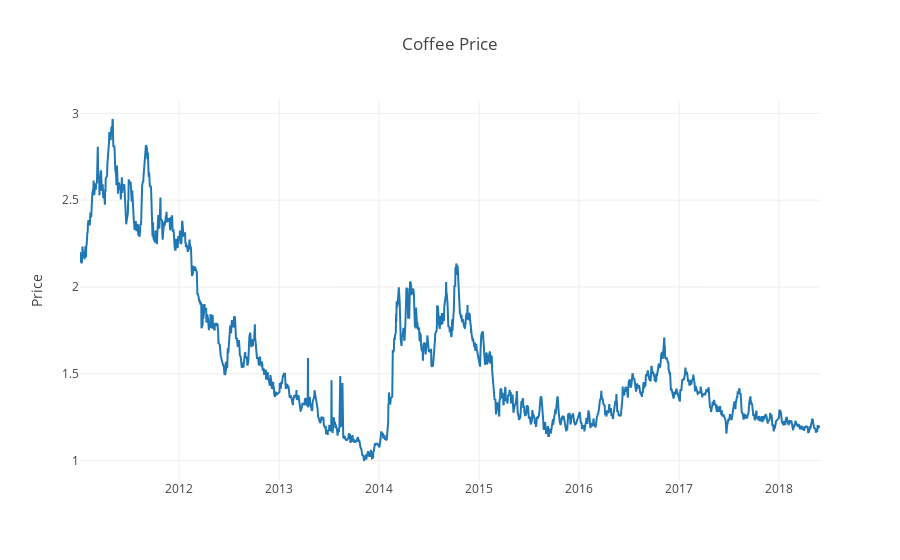

The cell this chart's notebook holds for it:
### Markdown cell above
## Plot data

### Code cell
df = df_raw
da.plotscatter(df=df[['Close']], name='Coffee', title='Coffee Price')

### Figure 1 — Plotly figure (JSON) as saved in the notebook; plotly's stock layout.template omitted (floating-point values rounded to 4 significant figures; data arrays with more than 128 entries replaced by an {"elided": "..."} marker saying what was removed)
{"data": [{"name": "Close", "type": "scatter", "x": {"elided": "1833 str values"}, "y": {"elided": "1833 float values"}}], "layout": {"legend": {"orientation": "h"}, "title": "Coffee Price", "yaxis": {"title": "Price"}}}
